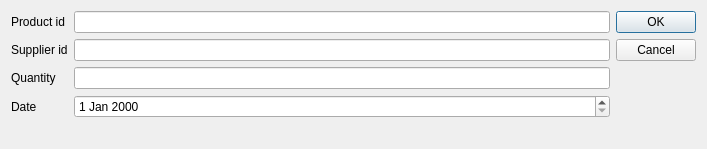
<?xml version="1.0" encoding="UTF-8"?>
<ui version="4.0">
 <class>PurchaseDialog</class>
 <widget class="QDialog" name="PurchaseDialog">
  <property name="geometry">
   <rect>
    <x>0</x>
    <y>0</y>
    <width>707</width>
    <height>149</height>
   </rect>
  </property>
  <property name="windowTitle">
   <string>Dialog</string>
  </property>
  <layout class="QGridLayout" name="gridLayout">
   <item row="0" column="1">
    <widget class="QDialogButtonBox" name="buttonBox">
     <property name="orientation">
      <enum>Qt::Vertical</enum>
     </property>
     <property name="standardButtons">
      <set>QDialogButtonBox::Cancel|QDialogButtonBox::Ok</set>
     </property>
    </widget>
   </item>
   <item row="0" column="0">
    <layout class="QFormLayout" name="formLayout">
     <item row="0" column="0">
      <widget class="QLabel" name="label">
       <property name="text">
        <string>Product id</string>
       </property>
      </widget>
     </item>
     <item row="1" column="0">
      <widget class="QLabel" name="label_2">
       <property name="text">
        <string>Supplier id</string>
       </property>
      </widget>
     </item>
     <item row="2" column="0">
      <widget class="QLabel" name="label_3">
       <property name="text">
        <string>Quantity</string>
       </property>
      </widget>
     </item>
     <item row="3" column="0">
      <widget class="QLabel" name="label_4">
       <property name="text">
        <string>Date</string>
       </property>
      </widget>
     </item>
     <item row="3" column="1">
      <widget class="QDateEdit" name="edit_date"/>
     </item>
     <item row="0" column="1">
      <widget class="QLineEdit" name="edit_product"/>
     </item>
     <item row="1" column="1">
      <widget class="QLineEdit" name="edit_supplier"/>
     </item>
     <item row="2" column="1">
      <widget class="QLineEdit" name="edit_quantity"/>
     </item>
    </layout>
   </item>
  </layout>
 </widget>
 <resources/>
 <connections>
  <connection>
   <sender>buttonBox</sender>
   <signal>accepted()</signal>
   <receiver>PurchaseDialog</receiver>
   <slot>accept()</slot>
   <hints>
    <hint type="sourcelabel">
     <x>248</x>
     <y>254</y>
    </hint>
    <hint type="destinationlabel">
     <x>157</x>
     <y>274</y>
    </hint>
   </hints>
  </connection>
  <connection>
   <sender>buttonBox</sender>
   <signal>rejected()</signal>
   <receiver>PurchaseDialog</receiver>
   <slot>reject()</slot>
   <hints>
    <hint type="sourcelabel">
     <x>316</x>
     <y>260</y>
    </hint>
    <hint type="destinationlabel">
     <x>286</x>
     <y>274</y>
    </hint>
   </hints>
  </connection>
 </connections>
</ui>
